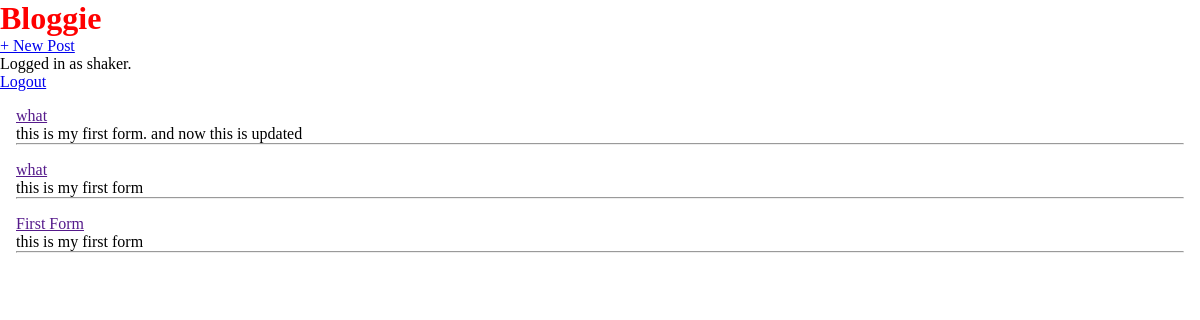
The app's page / (signed in) with its own data.
### blog/models.py (models this page shows, shortened)
class Post(models.Model):
    title = models.CharField(max_length=200)
    author = models.ForeignKey(
        'auth.User',
        on_delete=models.CASCADE
    )
    text = models.TextField()

### blog/views.py (the view)
# urls.py: path('', HomePageView.as_view(), name='home'),
class HomePageView(ListView):
    model = Post
    template_name = 'index.html'
    context_object_name = 'all_posts'

### templates/index.html
{% extends 'base.html' %}
{% block content %}
    {% for post in all_posts %}
    <div class="post-content">
        <a href="">{{ post.title }}</a>
        <p>{{ post.text }}</p>
        <hr>
    </div>
    {% endfor %}
{% endblock %}

### templates/base.html (shortened to what this page needs)
{% load static %}
<html>
    <head>
        <link href="{% static 'css/style.css' %}" rel="stylesheet">
    </head>
    <body>
        <header>
            <div class="navbar-left">
                <h1>
                    <a href="{% url 'home' %}" id="website-name">Bloggie</a> </h1>
            </div>
            <div class="navbar-right">
                <a href="{% url 'post_new' %}">+ New Post</a> </h1>
            </div>
        </header>
        {% if user.is_authenticated %}
            Logged in as {{ user.username }}.<br>
            <a href="{% url 'logout' %}">Logout</a>
        {% else %}
            You are not logged in.<br>
            <a href="{% url 'signup' %}">Sign Up</a>
            <a href="{% url 'login' %}">Login</a>
        {% endif %}
        {% block content %}
        {% endblock %}
    </body>
</html>

### static/css/style.css (style rules this page uses)
* { margin: 0; padding: 0; }
#website-name { color: red; text-decoration: none; }
.navbar-right { display: inline-block; margin-right: 0; }
.post-content { margin: 1em; border = "solid 1px black"; border-radius: 10px; }

### records on screen
Post: title "what", text "this is my first form. and now this is updated"
Post: title "what", text "this is my first form"
Post: title "First Form", text "this is my first form"

### other values on screen
{{ user.username }} "shaker"
